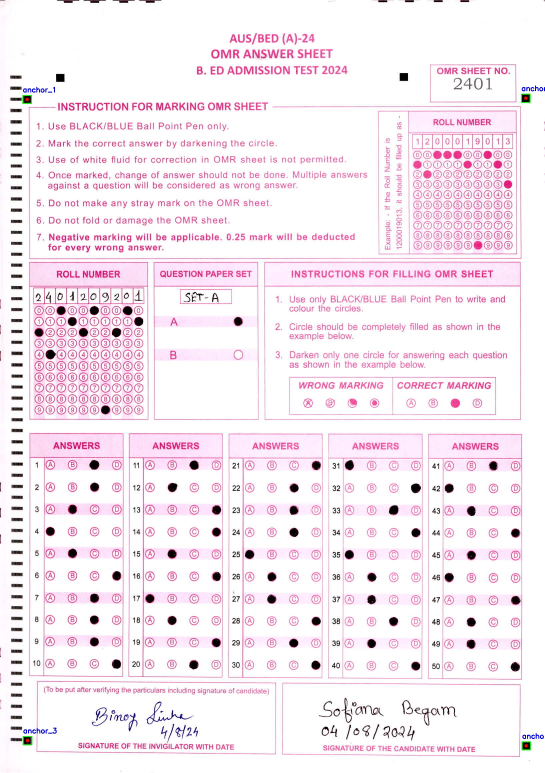
#> input picture BatchTesting/anchor_BE24-05-07/BE24-05-01001.jpg, 1634 x 2318 px, found by its file name (shown at 1/3 size)
$ python c_anchorDetection.py
#> lines starting #> are read from the running program, lines starting #| are printed output that depends on the picture; pictures that were not available may be replaced by others from this repository, and a replacement may not be noted
import cv2
import numpy as np
import math
import os
import json
import csv
import math
from datetime import datetime

class OMRProcessor:
    def __init__(self, image_path, annotations_path, classes_path, target_width, target_height):
        self.image_path = image_path
        self.annotations_path = annotations_path
        self.classes_path = classes_path
        self.image = cv2.imread(image_path)
        if self.image is None:
            raise FileNotFoundError(f"Image not found at {image_path}")

        # Resize to match reference resolution
        self.image = cv2.resize(self.image, (target_width, target_height), interpolation=cv2.INTER_LINEAR)
        self.original_image = self.image.copy()

        self.original_width = target_width
        self.original_height = target_height

        # Load annotations and classes first, as they are needed for coordinates
        self.classes = self._load_classes()                 # Load classes.txt first
        self.annotations = self._load_annotations()         # Annotations need original image dimensions

        print(f"Original Image dimensions: {self.original_width}x{self.original_height}")

        # Store the transformation matrix from original to deskewed image
        self.M_transform = None
        self.deskewed_width = self.original_width
        self.deskewed_height = self.original_height

    def _load_annotations(self):
        """
        Loads annotations from the Label Studio .txt file.
        The format is: class_id x_center y_center width height (normalized)
        Returns:
            dict: A dictionary mapping class IDs to a list of their bounding box coordinates.
        """
        annotations = {}
        try:
            with open(self.annotations_path, 'r') as f:
                for line in f:
                    parts = line.strip().split()
                    if len(parts) == 5:
                        class_id = int(parts[0])
                        # Convert normalized coordinates to pixel coordinates based on original image
                        x_center = float(parts[1]) * self.original_width
                        y_center = float(parts[2]) * self.original_height
                        norm_width = float(parts[3]) * self.original_width
                        norm_height = float(parts[4]) * self.original_height

                        # Calculate top-left and bottom-right corners
                        x1 = int(x_center - norm_width / 2)
                        y1 = int(y_center - norm_height / 2)
                        x2 = int(x_center + norm_width / 2)
                        y2 = int(y_center + norm_height / 2)

                        # Store as (x1, y1, x2, y2)
                        annotations.setdefault(class_id, []).append((x1, y1, x2, y2))
        except FileNotFoundError:
            print(f"Annotation file not found at {self.annotations_path}. Proceeding without it.")
        return annotations

    def _load_classes(self):
        """
        Loads class names from the classes.txt file.
        Returns:
            list: A list of class names.
        """
        classes = []
        try:
            with open(self.classes_path, 'r') as f:
                for line in f:
                    # Remove any common newline characters like \r and \n
                    classes.append(line.strip().replace('\r', ''))
        except FileNotFoundError:
            print(f"Classes file not found at {self.classes_path}. Proceeding without it.")
        return classes

    def _get_class_id(self, class_name):
        """
        Gets the class ID for a given class name.
        Args:
            class_name (str): The name of the class.
        Returns:
            int: The ID of the class, or -1 if not found.
        """
        try:
            return self.classes.index(class_name)
        except ValueError:
            return -1

    def detect_anchor_points(self):
        """
        Detects the anchor points (general shapes: circles, squares) in the original image.
        Returns:
            tuple: (list of detected anchors, original image, None)
        """
        detected_anchors = []

        # Define the anchor class IDs. These map to the *index* in your classes.txt
        anchor_class_names = ['anchor_1', 'anchor_2', 'anchor_3', 'anchor_4']

        # Work on the original image
        self.image = self.original_image.copy()
        gray = cv2.cvtColor(self.image, cv2.COLOR_BGR2GRAY)
        blurred = cv2.GaussianBlur(gray, (5, 5), 0)

        for class_name_str in anchor_class_names:
            class_id = self._get_class_id(class_name_str)

            if class_id != -1 and class_id in self.annotations:
                for bbox in self.annotations[class_id]:
                    x1, y1, x2, y2 = bbox

                    # Define a dynamic search area around the current bbox
                    bbox_width = x2 - x1
                    bbox_height = y2 - y1

                    buffer_scale = 2.0
                    buffer_x = int(max(30, bbox_width * buffer_scale / 2))
                    buffer_y = int(max(30, bbox_height * buffer_scale / 2))

                    search_x1 = max(0, x1 - buffer_x)
                    search_y1 = max(0, y1 - buffer_y)
                    search_x2 = min(self.original_width, x2 + buffer_x)
                    search_y2 = min(self.original_height, y2 + buffer_y)

                    if search_x2 <= search_x1 or search_y2 <= search_y1:
                        print(f"Warning: Invalid search area for anchor {class_name_str}. Skipping.")
                        continue

                    roi = blurred[search_y1:search_y2, search_x1:search_x2]

                    if roi.shape[0] == 0 or roi.shape[1] == 0:
                        print(f"Warning: ROI is empty for anchor {class_name_str}. Skipping.")
                        continue

                    _, thresh = cv2.threshold(roi, 0, 255, cv2.THRESH_BINARY_INV + cv2.THRESH_OTSU)
                    contours, _ = cv2.findContours(thresh, cv2.RETR_EXTERNAL, cv2.CHAIN_APPROX_SIMPLE)

                    found_anchor_contour = None
                    min_area = 0.2 * bbox_width * bbox_height
                    max_area = 2.0 * bbox_width * bbox_height

                    for c in contours:
                        area = cv2.contourArea(c)
                        if area < min_area or area > max_area:
                            continue

                        (cx, cy, cw, ch) = cv2.boundingRect(c)
                        aspect_ratio = cw / float(ch)

                        peri = cv2.arcLength(c, True)
                        approx = cv2.approxPolyDP(c, 0.04 * peri, True)

                        is_square = len(approx) == 4 and 0.8 <= aspect_ratio <= 1.2
                        is_circle_like = len(approx) > 6 and 0.8 <= aspect_ratio <= 1.2

                        if is_square or is_circle_like:
                            if found_anchor_contour is None or area > cv2.contourArea(found_anchor_contour):
                                found_anchor_contour = c

                    if found_anchor_contour is not None:
                        (fx, fy, fw, fh) = cv2.boundingRect(found_anchor_contour)
                        center_x = search_x1 + fx + fw // 2
                        center_y = search_y1 + fy + fh // 2
                        det_x1 = search_x1 + fx
                        det_y1 = search_y1 + fy
                        det_x2 = search_x1 + fx + fw
                        det_y2 = search_y1 + fy + fh

                        detected_anchors.append({
                            'class_name': class_name_str,
                            'bbox': (det_x1, det_y1, det_x2, det_y2),
                            'center': (center_x, center_y),
                            'area': cv2.contourArea(found_anchor_contour),
                        })

                        print(f"Detected {class_name_str}: Center=({center_x}, {center_y}), BBox=({det_x1},{det_y1},{det_x2},{det_y2}), Area={cv2.contourArea(found_anchor_contour):.2f}")
                    else:
                        print(f"No suitable anchor contour detected for {class_name_str}.")
            else:
                print(f"Warning: Class {class_name_str} (ID: {class_id}) not found in annotations.")

        return detected_anchors, self.image, None


    # [54 lines left out: functions visualize_results, compute_skew_angle, not called in this run]

def save_rescaled_images(image_folder_path, output_process_image_path, ref_width, ref_height):
    """
    Rescales all images in folder_path to the given reference dimensions (ref_width x ref_height)
    and saves them to a new folder: processed_<folder_name> under the same base path.
    """
    folder_name = os.path.basename(folder_path.rstrip("\\/"))
    print(f"BATCH NAME: {folder_name}")
    processed_dir = os.path.join(output_process_image_path, f"processed_{folder_name}")
    os.makedirs(processed_dir, exist_ok=True)
    print(f"Processing images in: {processed_dir}")

    for filename in os.listdir(folder_path):
        print("A")
        if filename.lower().endswith((".jpg", ".jpeg", ".png")):
            image_path = os.path.join(folder_path, filename)
            image = cv2.imread(image_path)
            print(f"B")
            if image is None:
                print("C")
                print(f"❌ Could not read image: {image_path}")
                continue

            # Resize image to match reference dimensions
            resized = cv2.resize(image, (ref_width, ref_height), interpolation=cv2.INTER_LINEAR)

            # Save the resized image
            save_path = os.path.join(processed_dir, filename)
            cv2.imwrite(save_path, resized)
            print(f"✅ Saved: {save_path}")


# Generate a generalized JSON file for the batch ---------------------------------------------------------
def generate_generalized_json(base_folder, omr_template_name, date, folder_path, all_image_anchor_data, warning_dir):
    import os
    import json
    from datetime import datetime

    template_name = omr_template_name
    batch_name = os.path.basename(folder_path)
    process_dt = datetime.now().strftime("%Y-%m-%d %H:%M:%S")

    output_json = {
        "TEMPLATE": template_name,
        "BATCHNAME": batch_name,
        "PROCESSDT": process_dt,
        "IMAGES": []
    }

    # Sequence counter starting at 1
    seq_counter = 1

    for image_name, data in all_image_anchor_data.items():
        image_abs_path = os.path.abspath(os.path.join(folder_path, image_name))
        warning_image_path = os.path.join(warning_dir, image_name)
        skewed = "Y" if os.path.exists(warning_image_path) else "N"

        image_entry = {
            "IMAGENAME": image_abs_path.replace("/", "\\"),
            "SEQ": seq_counter,  # Incremental sequence starting from 1
            "SKEWED": skewed,
            "ERROR": "N" if data.get("valid_for_option_mapping", False) else "Y",
            "FIELDS": []
        }

        output_json["IMAGES"].append(image_entry)
        seq_counter += 1  # Increment sequence

    final_output_dir = os.path.join(base_folder, "Images", template_name, date, "Output", batch_name)
    os.makedirs(final_output_dir, exist_ok=True)

    generalized_json_path = os.path.join(final_output_dir, f"{batch_name}.json")
    with open(generalized_json_path, 'w') as f:
        json.dump(output_json, f, indent=2)

    print(f"\n✅ Generalized batch JSON saved to: {generalized_json_path}")


# Main execution
if __name__ == "__main__":

    # Define paths
    base_folder = r"D:\Projects\OMR\new_abhigyan\Restructure"

    omr_template_name = "ASSAMOMR"
    date = "23072025"
    batch_name = "BE24-05-02"

    folder_path = os.path.join(base_folder, "Images", omr_template_name, date, "Input", batch_name)
    annotations_file = os.path.join(base_folder, "Annotations", omr_template_name, "labels", "BE24-05-01001.txt")
    classes_file = os.path.join(base_folder, "Annotations", omr_template_name, "classes.txt")
    annotated_image_path = os.path.join(base_folder, "Annotations", omr_template_name, "images", "BE24-05-01001.jpg")

    ref_img = cv2.imread(annotated_image_path)
#> ref_img is the input picture: shape (2318, 1634, 3); mean B, G, R 241.4, 233.9, 246.1
    if ref_img is None:
        raise FileNotFoundError(f"Annotated image not found at {annotated_image_path}")
    ref_height, ref_width = ref_img.shape[:2]
#> ref_height = 2318; ref_width = 1634
    print(f"📏 Reference dimensions from annotation image: {ref_width}x{ref_height}")
#| 📏 Reference dimensions from annotation image: 1634x2318

    output_folder_path = os.path.join(base_folder, "Images", omr_template_name, date, "Output", batch_name)
    save_rescaled_images(
        image_folder_path=folder_path,
        output_process_image_path=output_folder_path,
        ref_width=ref_width,
        ref_height=ref_height
    )
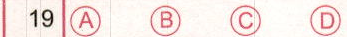
#> input picture Restructure/Codes_Integration/Delete/cropped_question_images/BATCH05001.jpg_Q19.png, 347 x 37 px, given as the content of the folder higyan/Restructure/Images/ASSAMOMR/23072025/Input/BE24-05-02, which was not available
#> in save_rescaled_images, image is the input picture: shape (37, 347, 3); mean B, G, R 228, 231.4, 245.7
#> in save_rescaled_images, `resized = cv2.resize(image, (ref_width, ref_height), interpolation=cv2..`:
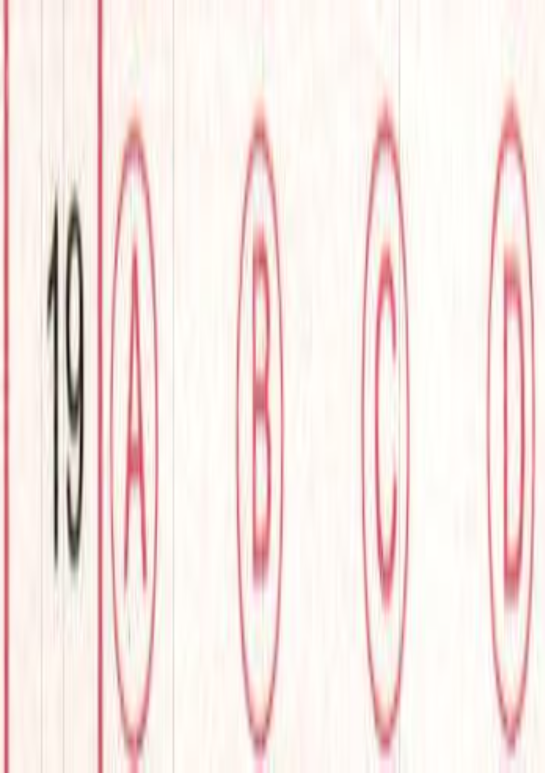
#> resized: shape (2318, 1634, 3) (shown at 1/3 size); mean B, G, R 227.9, 231.3, 245.6

    folder_name = os.path.basename(folder_path.rstrip("\\/"))
    output_dir = os.path.join(output_folder_path, "anchor_" + folder_name)

    warning_dir = os.path.join(base_folder, "Images", omr_template_name, date, "warnings")
    os.makedirs(output_dir, exist_ok=True)
    os.makedirs(warning_dir, exist_ok=True)

    csv_output_path = os.path.join(output_dir, "anchor_centers.csv")

    anchor_json_path = os.path.join(output_dir, "anchor_centers.json") # New JSON file name
    all_image_anchor_data = {}

    # Process each image in the folder
    for filename in os.listdir(folder_path):
        if filename.lower().endswith((".jpg", ".jpeg", ".png")):
            image_path = os.path.join(folder_path, filename)
            print(f"\nProcessing {image_path}...")

            try:
                processor = OMRProcessor(image_path, annotations_file, classes_file, ref_width, ref_height)
#> (reads Restructure/Codes_HS/classes.txt from the repository)
#| Original Image dimensions: 1634x2318
                detected_anchors, deskewed_img_result, M_transform_result = processor.detect_anchor_points()
#> in detect_anchor_points, `gray = cv2.cvtColor(self.image, cv2.COLOR_BGR2GRAY)`:
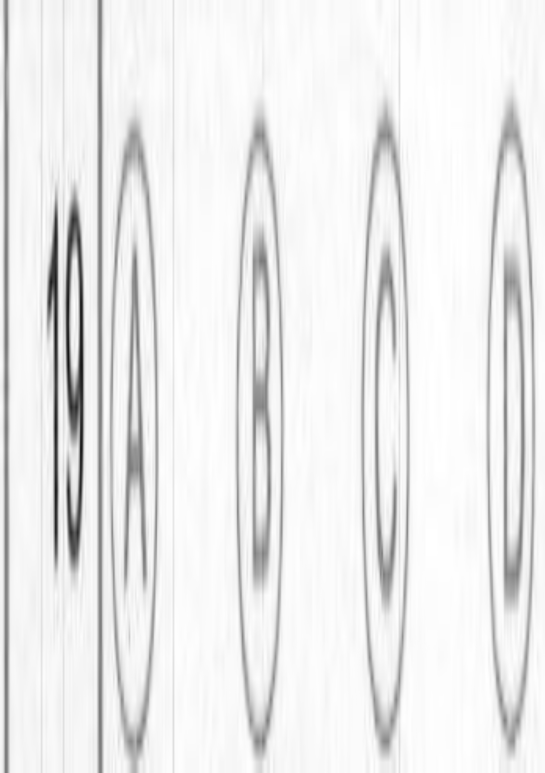
#> gray: shape (2318, 1634) (shown at 1/3 size); min 4, max 255, mean 235.2
#> after the loop in detect_anchor_points, `for class_name_str in anchor_class_names:`: detected_anchors = []
#> detected_anchors = []

                expected_anchors = [cls for cls in processor.classes if cls.startswith("anchor_")]
#> expected_anchors = ['anchor_1', 'anchor_2']
                expected_anchor_count = len(expected_anchors)
#> expected_anchor_count = 2

                if len(detected_anchors) != expected_anchor_count:
                    print(f"⚠️ Detected {len(detected_anchors)} anchors, but expected {expected_anchor_count}. Moving to warnings folder.")
#| ⚠️ Detected 0 anchors, but expected 2. Moving to warnings folder.
                    warning_path = os.path.join(warning_dir, filename)
                    cv2.imwrite(warning_path, deskewed_img_result if deskewed_img_result is not None else processor.original_image)

                    all_image_anchor_data[filename] = {
                        "anchors": {anchor['class_name']: anchor['center'] for anchor in detected_anchors},
                        "skew_angle": None,
                        "valid_for_option_mapping": False
                    }

                else:
                    output_image_path = os.path.join(output_dir, filename)
                    anchor_full_data = processor.visualize_results(detected_anchors, output_image_path)


                    print("\n--- Detected Anchor Details ---")
                    for anchor in detected_anchors:
                        print(f"Class: {anchor['class_name']}")
                        print(f"  Bounding Box (x1, y1, x2, y2): {anchor['bbox']}")
                        print(f"  Center (x, y): {anchor['center']}")
                        print(f"  Area: {anchor['area']:.2f}")
                        print("-" * 30)

                    if "anchor_1" in anchor_full_data and "anchor_2" in anchor_full_data:
                        angle = compute_skew_angle(
                            anchor_full_data["anchor_1"]["center"],
                            anchor_full_data["anchor_2"]["center"]
                        )
                    else:
                        angle = None

                    all_image_anchor_data[filename] = {
                        "anchors": anchor_full_data,
                        "skew_angle": angle,
                        "valid_for_option_mapping": True
                    }

                    print(f"Successfully processed {filename}. Anchor data stored.")

            except Exception as e:
                print(f"❌ Error processing {filename}: {e}")
                try:
                    error_img = cv2.imread(image_path)
                    if error_img is not None:
                        warning_path = os.path.join(warning_dir, filename)
                        cv2.imwrite(warning_path, error_img)
                    all_image_anchor_data[filename] = {
                        "anchors": {},
                        "M_transform": None,
                        "deskewed_width": None,
                        "deskewed_height": None,
                        "valid_for_option_mapping": False,
                        "error": str(e)
                    }
                except Exception as img_err:
                    print(f"⚠️ Could not save error image: {img_err}")

    with open(anchor_json_path, 'w') as f:
        json.dump(all_image_anchor_data, f, indent=2)
    print(f"\nAll anchor centers and transformation data saved to {anchor_json_path}")

    csv_headers = ["image_name", "anchor_1", "anchor_2", "anchor_3", "anchor_4"]

    with open(csv_output_path, "w", newline="") as csv_file:
        writer = csv.writer(csv_file)
        writer.writerow(["image_name", "anchor_1", "anchor_2", "anchor_3", "anchor_4", "skew_angle", "Warnings"])

        for img_name, data in all_image_anchor_data.items():
            anchors = data.get("anchors", {})
            row = [img_name]
            for key in ["anchor_1", "anchor_2", "anchor_3", "anchor_4"]:
                if key in anchors:
                    if isinstance(anchors[key], dict) and "center" in anchors[key]:
                        row.append(str(anchors[key]["center"]))
                    else:
                        row.append(str(anchors[key]))
                else:
                    row.append("")

            row.append(data.get("skew_angle", ""))
            row.append("" if data.get("valid_for_option_mapping", True) else "Error")

            writer.writerow(row)
#> this loop made 1 pass

    print(f"Anchor centers also saved to CSV: {csv_output_path}")

    # Call this function after everything is processed
    generate_generalized_json(base_folder, omr_template_name, date, folder_path, all_image_anchor_data, warning_dir)
#> the loop in generate_generalized_json, `for image_name, data in all_image_anchor_data.items():` made 1 pass
#> (image_name, skewed, seq_counter) on pass 1: ('BATCH05001.jpg_Q19.png', 'Y', 2)
